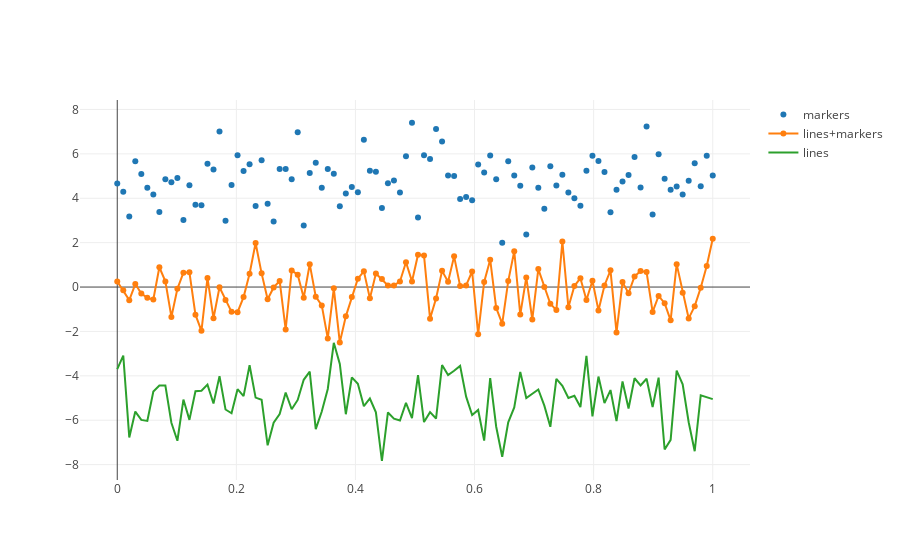

Notebook cell for this chart:
### Code cell
import plotly.offline as py
import plotly.graph_objs as go
import numpy as np
%matplotlib inline
N = 100
random_x = np.linspace(0, 1, N)
random_y0 = np.random.randn(N)+5
random_y1 = np.random.randn(N)
random_y2 = np.random.randn(N)-5

# Create traces
trace0 = go.Scatter(
    x = random_x,
    y = random_y0,
    mode = 'markers',
    name = 'markers'
)
trace1 = go.Scatter(
    x = random_x,
    y = random_y1,
    mode = 'lines+markers',
    name = 'lines+markers'
)
trace2 = go.Scatter(
    x = random_x,
    y = random_y2,
    mode = 'lines',
    name = 'lines'
)

data = [trace0, trace1, trace2]
py.iplot(data, filename='scatter-mode')
